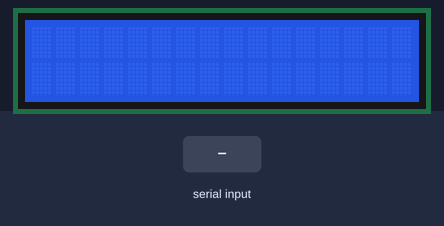
Recording of a sketch running on a simulated Arduino Uno, built with avr-gcc and run on an emulated ATmega328P. On the bench: 16×2 character LCD. The inputs (shaded band) are chosen by the test bench.

Above: at 1.2 s.
1.3 s: "1" received over Serial
At 1.6 s:
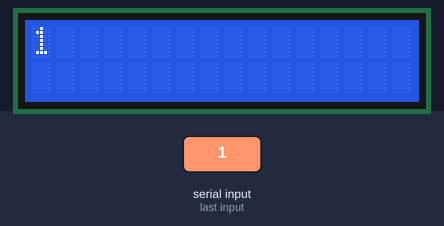
2.8 s: "0" received over Serial
At 4.0 s:
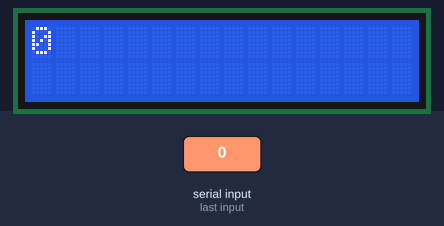
4.3 s: "2" received over Serial
At 5.1 s:
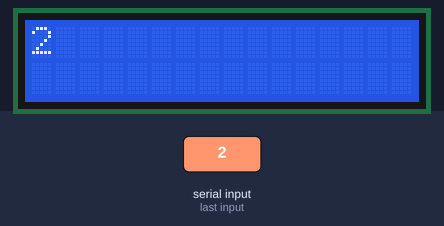
Timing chart, 0 to 7.3 s (numbered marks = the images above; inputs shaded):
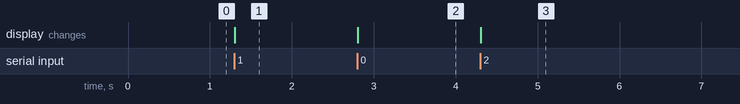

Measured:
- after the input at 1.3 s, the display: changes at once (image 1)
- after the input at 2.8 s, the display: changes at once (image 2)
- after the input at 4.3 s, the display: changes at once (image 3)

The sketch:

LCD_I2C.ino
```cpp
//------------------------------------------------------
//PROGRAMA: LCD_I2C.ino (Arduino UNO rev3)
//Autor: Enrique Rodriguez Vela (enero-2018)
//Descripción: LCD I2C Arduino
//Modulos usados: Pantalla LCD
//-------------------------------------------------------

#include <Wire.h>
#include <LiquidCrystal_I2C.h>
LiquidCrystal_I2C lcd(0x27, 2, 1, 0, 4, 5, 6, 7, 3, POSITIVE);  // Set the LCD I2C address

void setup()
{
  Serial.begin(9600);

  lcd.begin(16,2);
}


void loop()
{
  {
    if (Serial.available()) {
      lcd.clear();
      while (Serial.available() > 0) {
        lcd.write(Serial.read());
      }
    }
  }

}
```
